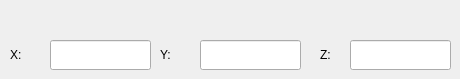
          <widget class="QWidget" name="tabACPC">
           <attribute name="title">
            <string>AC-PC</string>
           </attribute>
           <widget class="QLabel" name="lbl8">
            <property name="geometry">
             <rect>
              <x>10</x>
              <y>40</y>
              <width>41</width>
              <height>30</height>
             </rect>
            </property>
            <property name="text">
             <string>X:</string>
            </property>
           </widget>
           <widget class="QLabel" name="lbl10">
            <property name="geometry">
             <rect>
              <x>320</x>
              <y>40</y>
              <width>31</width>
              <height>30</height>
             </rect>
            </property>
            <property name="text">
             <string>Z:</string>
            </property>
           </widget>
           <widget class="QLineEdit" name="lblZ2">
            <property name="geometry">
             <rect>
              <x>350</x>
              <y>40</y>
              <width>101</width>
              <height>30</height>
             </rect>
            </property>
            <property name="maxLength">
             <number>6</number>
            </property>
           </widget>
           <widget class="QLabel" name="lbl12">
            <property name="geometry">
             <rect>
              <x>160</x>
              <y>40</y>
              <width>41</width>
              <height>30</height>
             </rect>
            </property>
            <property name="text">
             <string>Y:</string>
            </property>
           </widget>
           <widget class="QLineEdit" name="lblX2">
            <property name="geometry">
             <rect>
              <x>50</x>
              <y>40</y>
              <width>101</width>
              <height>30</height>
             </rect>
            </property>
            <property name="maxLength">
             <number>6</number>
            </property>
           </widget>
           <widget class="QLineEdit" name="lblY2">
            <property name="geometry">
             <rect>
              <x>200</x>
              <y>40</y>
              <width>101</width>
              <height>30</height>
             </rect>
            </property>
            <property name="maxLength">
             <number>6</number>
            </property>
           </widget>
          </widget>
